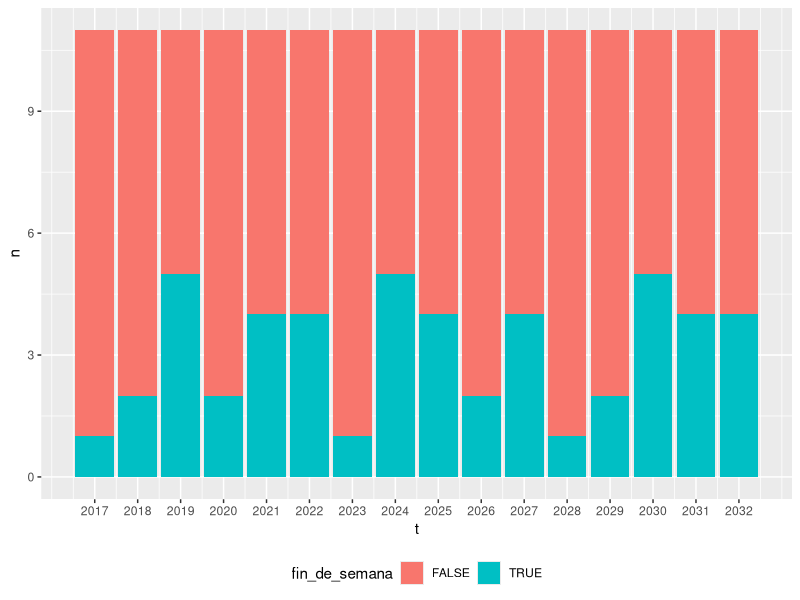
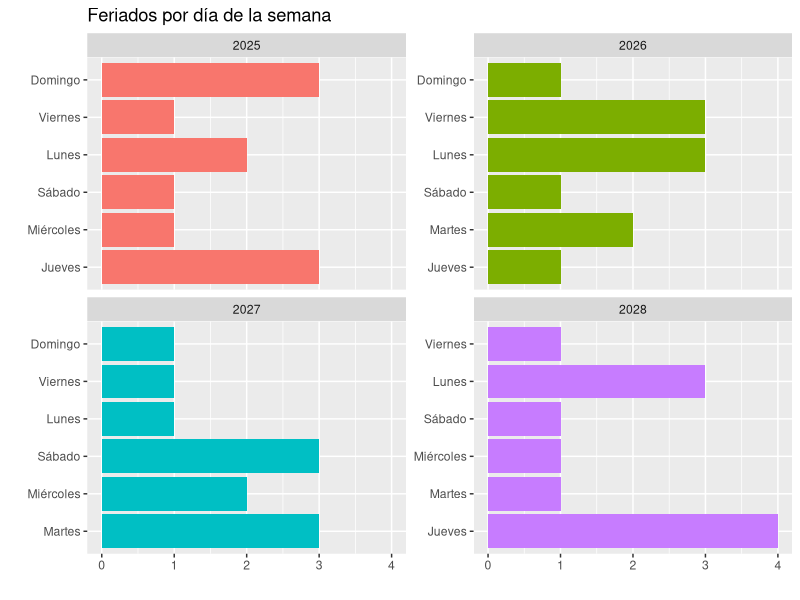

The R script that drew these images, in order:
## ---- chunk 1
knitr::opts_chunk$set(warning=FALSE, message=FALSE)

## ---- chunk 2
library(tidyverse)

feriados_tabla <- tibble::tribble(
  ~fecha,       ~nombre,    
  "1 de enero", "Año Nuevo",
  "6 de enero", "Día de los Niños",
  "19 de abril", "Desembarco de los Treinta y Tres Orientales",
  "1 de mayo",    "Día de los Trabajadores",
  "18 de mayo",  "Batalla de Las Piedras",
  "19 de junio", "Natalicio de Artigas",
  "18 de julio", "Jura de la Constitución",
  "25 de agosto","Declaratoria de la Independencia", 
  "12 de octubre", "Día de la Raza",
  "2 de noviembre", "Día de los Difuntos",
  "25 de diciembre", "Día de la Familia") %>% 
  # Sacamos " de" para que no moleste a lubridate
  mutate(fecha = str_replace(fecha, " de", ""))

## ---- chunk 3
library(lubridate)

Sys.setlocale("LC_TIME", "Spanish_Spain.1252")

dias_semana <- c("Domingo", "Lunes", "Martes", "Miércoles", "Jueves", "Viernes", "Sábado")

feriados <- expand_grid(t=2017:2032, fecha=feriados_tabla$fecha) %>% 
  left_join(feriados_tabla, by="fecha") %>% 
  mutate(fecha = paste(fecha, t)) %>% 
  mutate(fecha=parse_date(fecha, "%d %B %Y", locale=locale("es"))) %>% 
  mutate(dia_semana = factor(
      wday(fecha), 
      levels = 1:7,
      labels = dias_semana,
      ordered = TRUE
    ))
## ---- chunk 4
feriados %>% 
  mutate(fin_de_semana = dia_semana %in% c("Sábado", "Domingo")) %>% 
  count(t, fin_de_semana) %>% 
  ggplot(aes(t, n, fill=fin_de_semana)) + 
  geom_col() + 
  scale_x_continuous(breaks=2017:2032) + 
  theme(legend.position = "bottom")
  
## ---- chunk 5
feriados |> 
  count(dia_semana, t) |> 
  filter(between(t, 2025, 2028)) |> 
  ggplot(aes(forcats::fct_reorder2(dia_semana, n, t), n, fill=as.factor(t))) +
  geom_col() +
  coord_flip() +
  facet_wrap(~t, scales = "free_y") +
  guides(fill=FALSE) +
  labs(x="", y="", title="Feriados por día de la semana")
